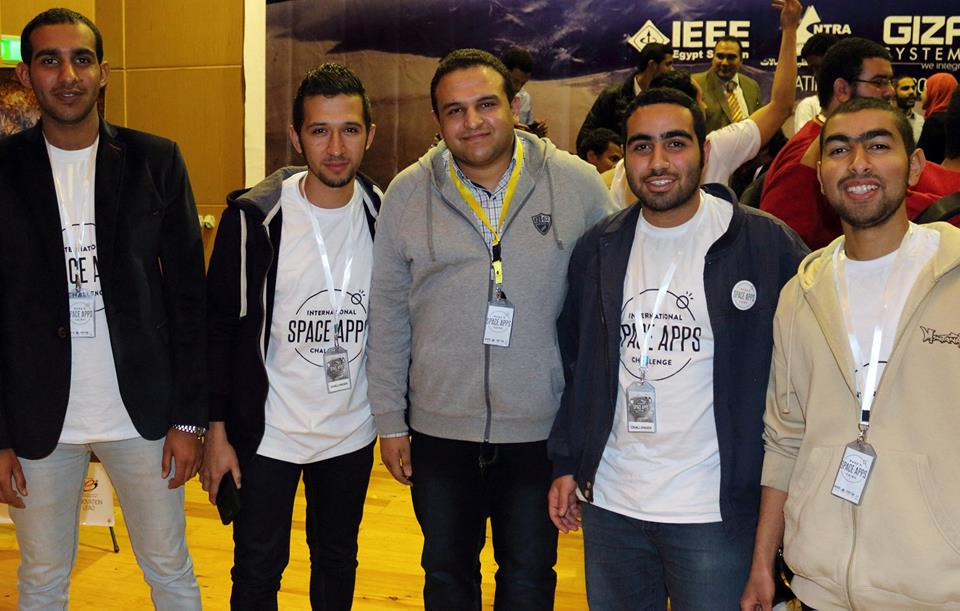
%> input picture DSCN1199.jpg, 960 x 611 px
$ octave facedetect.m   (GNU Octave 9; MATLAB toolbox functions it lacks are replaced by stand-ins)
%> lines starting %> are read from the running program, lines starting %| are printed output that depends on the picture; in (x1, y1, x2, y2) boxes, pixels count from 0 and x2, y2 are one past the last pixel; in counts of white or black regions, pixels touching at a corner belong together; the program's own positions count from 1
%read the image
A=imread('DSCN1199.JPG');
%> A is the input picture: size 611x960x3 uint8; mean R, G, B 109.3, 93.7, 76.8
%Get face detector object
Facedetector = vision.CascadeObjectDetector();
BBox= step(Facedetector, A)
%> BBox = [21 25 95 95; 298 102 78 78; 431 76 86 86; 595 286 127 127; 611 106 100 100; 809 108 103 103]
CC = imcrop(A,BBox)
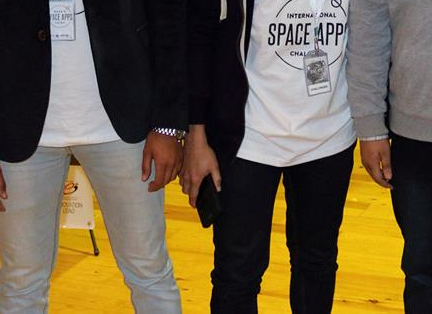
%> CC: size 314x432x3 uint8; mean R, G, B 107.1, 94.1, 70.1
imshow(CC)
% use face detector on A and get the the faces
B = insertObjectAnnotation(A,'rectangle',BBox,'Ahmed'); %annotation(comment)
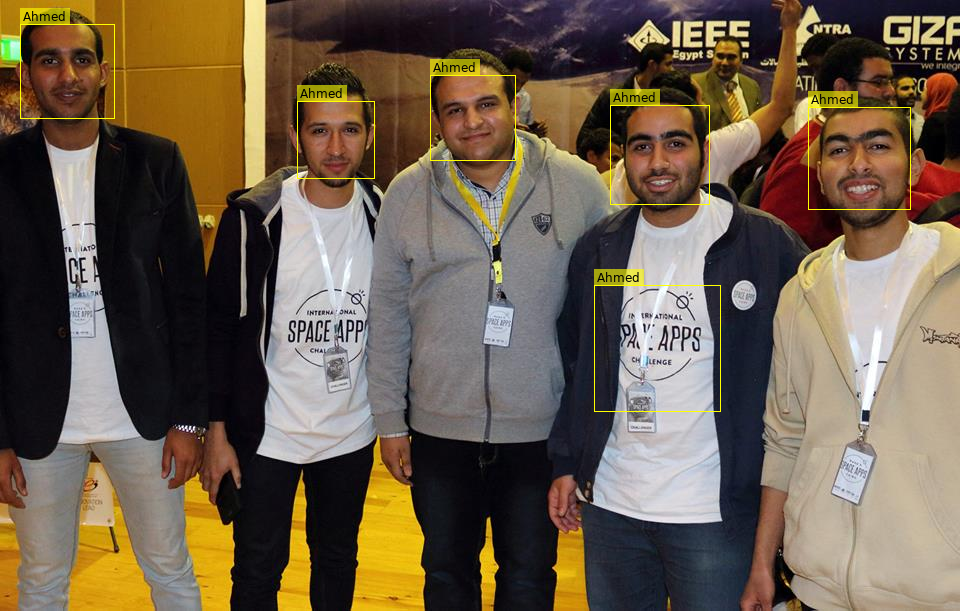
%> B: size 611x960x3 uint8; 1.22% of pixels changed, all inside (x1, y1, x2, y2) = (20, 8, 911, 412)
imshow(B),title('detected faces');
%display the number of faces
n = size(BBox,1);
%> n = 6
str = strcat('number of faces are ', char(n));
disp(str);
%| number of faces are
